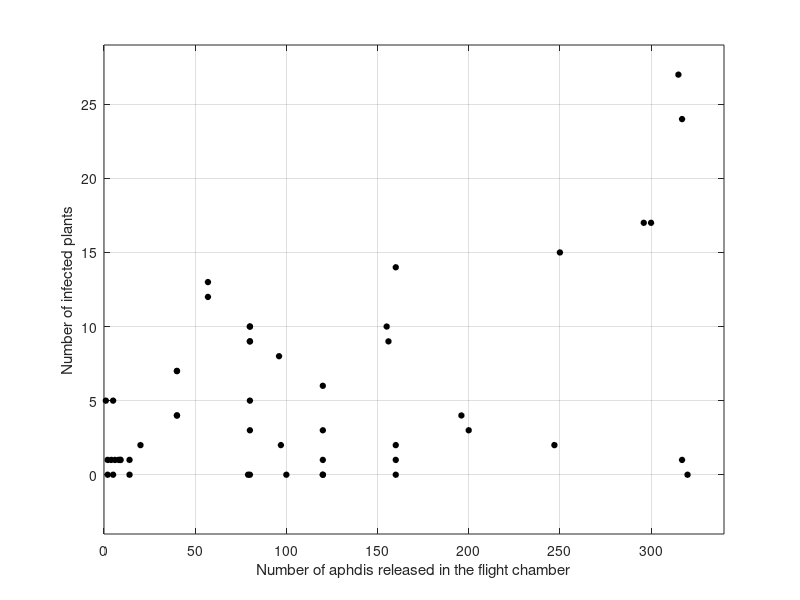

This figure's MATLAB source: (Note: this script raises an error after producing the figure.)
%% Example - Analyis of the aphids data from:
% Turner, T. R. (2000). 
% Estimating the Propagation Rate of a Viral Infection of Potato Plants via Mixtures of Regressions. 
% Journal of the Royal Statistical Society. Series C (Applied Statistics), 49(3), 371–384. 
% http://www.jstor.org/stable/2680771

% Start with a clean workspace
clear;

% Load the data set
load aphids.mat;
NumAphids = aphids(:,1);
NumInfected = aphids(:,2);

% Visualise the data
plot(NumAphids, NumInfected, 'ko', ...
    'MarkerSize',4, 'MarkerFaceColor','k','MarkerEdgeColor','k');
xlim([0 340]); ylim([-4 29]); grid on;
xlabel('Number of aphdis released in the flight chamber');
ylabel('Number of infected plants');
set(gcf,'color','w');
hold on;

% Fit a mixture of linear regression models
% Following Turner (2000), we do not model the first column (Num. aphids)
% and instead assume the second column (Num. infected) follows a 
% mixture of Gaussian linear regressions. We use the keyword 'skip' to
% tell snob which columns can be ignored. Alternatively, we may choose to
% model the first column as a, say, normal distribution.
% Note that we start with 4 classes and let snob automatically choose the 
% number of classes.
mm = snob(aphids, {'skip', 1, 'linreg', [2 1]}, 'k', 4, 'display', false);

% Plot fitted regression lines
N = 100;
n = length(NumAphids);
x = linspace(1,350,N)';
mu = zeros(N, mm.nClasses);
res = zeros(n, mm.nClasses);
fit = zeros(n, mm.nClasses);
nc = mm.Nk;
for k = 1:mm.nClasses
    m = mm.class{k}.model{end};
    b0  = m.theta(2);
    b   = m.theta(3:end);
    mu(:,k)  = b0 + x*b;
    fit(:,k) = b0 + NumAphids*b;
    res(:,k) = (NumInfected - fit(:,k));
end
colororder([0.9 0.2 0.2; 0.2 0.2 1]);
plot(x, mu, '--', 'LineWidth', 1);
legend('Data',['Class 1 (N=',num2str(nc(1),2),')'], ...
    ['Class 1 (N=',num2str(nc(2),2),')'], ...
    'Location','Northwest');
hold off;

% Determine size of each plot point
scale = mm.r;

% Diagnostic plot: number of aphids vs residuals
figure;
scatter(NumAphids, res, scale*10, 'k', 'filled');
xlim([0 340]); ylim([-22 24]); grid;
xlabel('Number of aphdis released in the flight chamber');
ylabel('Residuals');
grid on; box on;
set(gcf,'color','w');

% Diagnostic plot: fitted values vs residuals
figure;
scatter(fit, res, scale*10, 'k', 'filled');
xlim([0 27]); ylim([-8 24]); grid;
xlabel('Fitted values');
ylabel('Residuals');
grid on; box on;
set(gcf,'color','w');

% Print a matrix of KL divergences for the SFA model
% Label 'Pop.' denotes the single class model (ie, no mixture)
fprintf('KL divergences between each class:\n');
mm_KLstats(mm, aphids);
